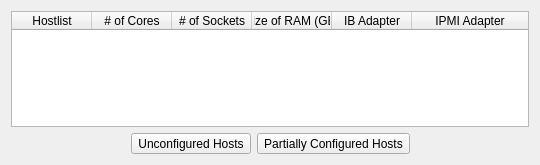
<?xml version="1.0" encoding="UTF-8"?>
<ui version="4.0">
 <class>HostSelectionPage</class>
 <widget class="QWizardPage" name="HostSelectionPage">
  <property name="geometry">
   <rect>
    <x>0</x>
    <y>0</y>
    <width>540</width>
    <height>165</height>
   </rect>
  </property>
  <property name="windowTitle">
   <string>Host Selection Page</string>
  </property>
  <property name="title">
   <string>Host selection</string>
  </property>
  <property name="subTitle">
   <string>Select the hosts to configure</string>
  </property>
  <attribute name="pageId">
   <string notr="true">1</string>
  </attribute>
  <layout class="QVBoxLayout" name="verticalLayout">
   <item>
    <widget class="QTableWidget" name="tableWidget">
     <property name="editTriggers">
      <set>QAbstractItemView::NoEditTriggers</set>
     </property>
     <property name="selectionBehavior">
      <enum>QAbstractItemView::SelectRows</enum>
     </property>
     <attribute name="horizontalHeaderCascadingSectionResizes">
      <bool>false</bool>
     </attribute>
     <attribute name="horizontalHeaderDefaultSectionSize">
      <number>80</number>
     </attribute>
     <attribute name="horizontalHeaderStretchLastSection">
      <bool>true</bool>
     </attribute>
     <attribute name="verticalHeaderStretchLastSection">
      <bool>false</bool>
     </attribute>
     <column>
      <property name="text">
       <string>Hostlist</string>
      </property>
     </column>
     <column>
      <property name="text">
       <string># of Cores</string>
      </property>
     </column>
     <column>
      <property name="text">
       <string># of Sockets</string>
      </property>
     </column>
     <column>
      <property name="text">
       <string>Size of RAM (GB)</string>
      </property>
     </column>
     <column>
      <property name="text">
       <string>IB Adapter</string>
      </property>
     </column>
     <column>
      <property name="text">
       <string>IPMI Adapter</string>
      </property>
     </column>
    </widget>
   </item>
   <item>
    <layout class="QHBoxLayout" name="horizontalLayout">
     <item>
      <spacer name="horizontalSpacer">
       <property name="orientation">
        <enum>Qt::Horizontal</enum>
       </property>
       <property name="sizeHint" stdset="0">
        <size>
         <width>0</width>
         <height>0</height>
        </size>
       </property>
      </spacer>
     </item>
     <item>
      <widget class="QToolButton" name="unconfiguredButton">
       <property name="text">
        <string>Unconfigured Hosts</string>
       </property>
      </widget>
     </item>
     <item>
      <widget class="QToolButton" name="partialButton">
       <property name="text">
        <string>Partially Configured Hosts</string>
       </property>
      </widget>
     </item>
     <item>
      <spacer name="horizontalSpacer_2">
       <property name="orientation">
        <enum>Qt::Horizontal</enum>
       </property>
       <property name="sizeHint" stdset="0">
        <size>
         <width>0</width>
         <height>0</height>
        </size>
       </property>
      </spacer>
     </item>
    </layout>
   </item>
  </layout>
 </widget>
 <resources/>
 <connections/>
</ui>
